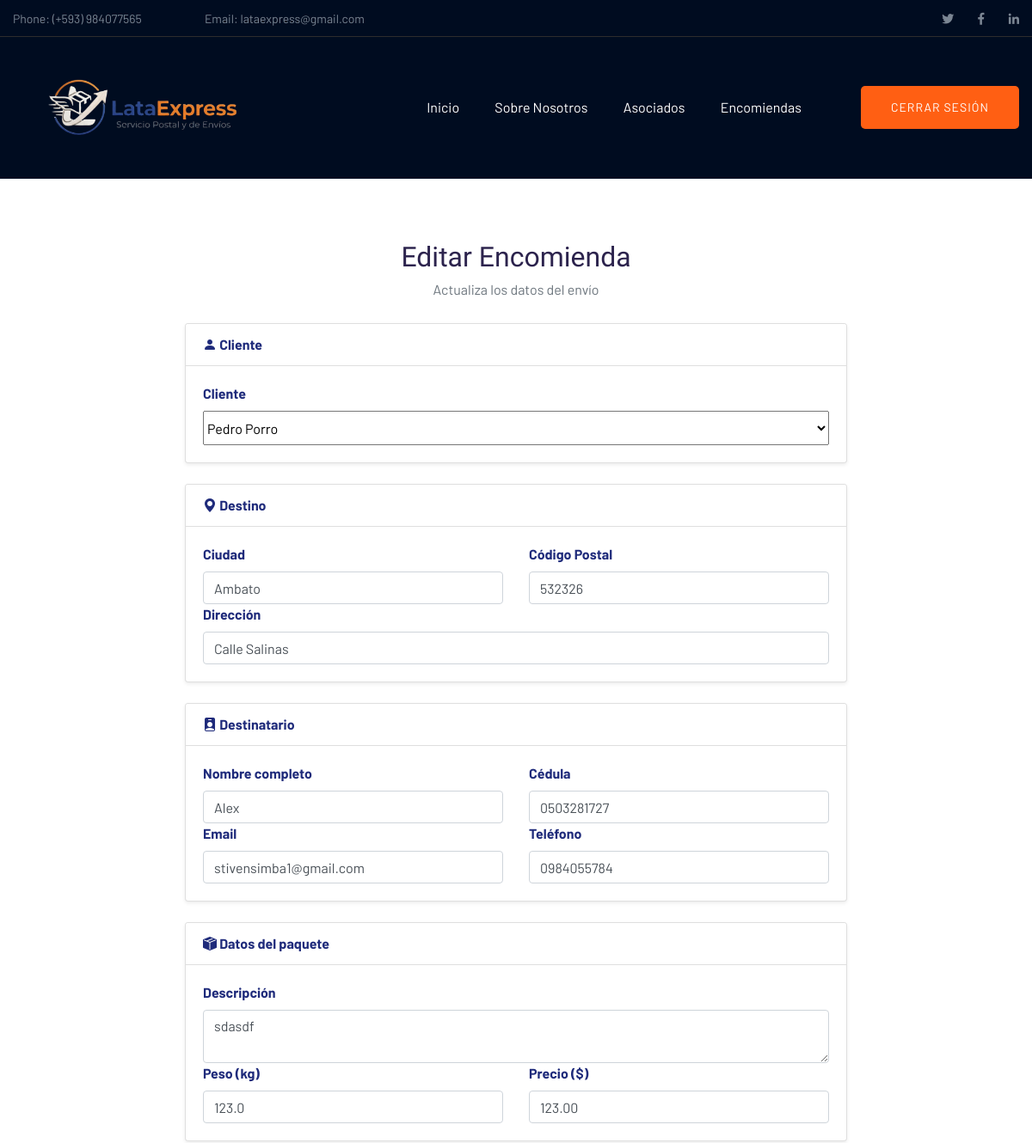
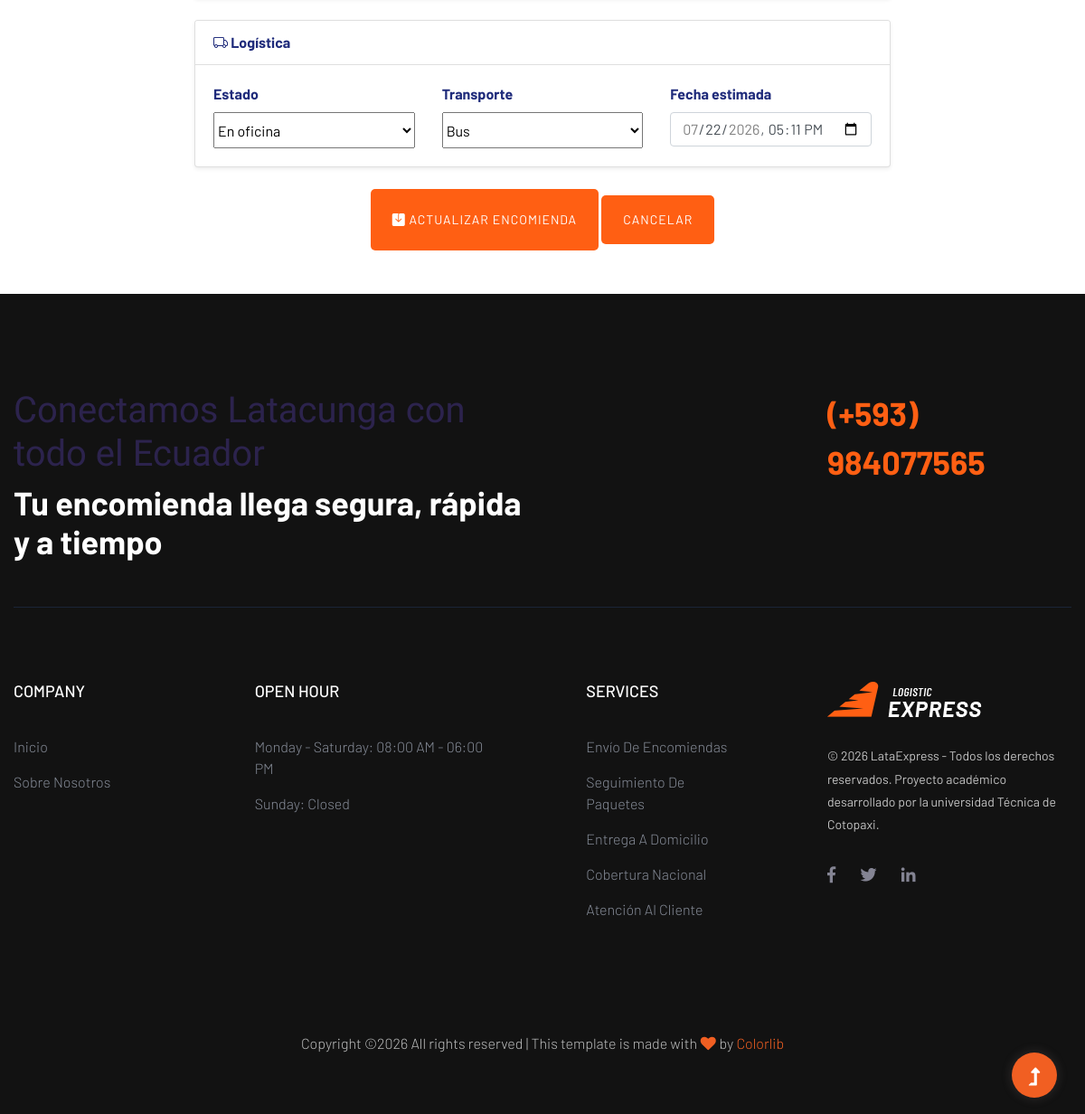
Page /editencomienda/28 (signed in) on the committed database (2 pictures, top to bottom).
### Envio/models.py (models this page shows, shortened)
class Encomienda(models.Model):
    ESTADOS = [
        ('OFICINA', 'En oficina'),
        ('TRANSPORTE', 'En transporte'),
        ('ENTREGADO', 'Entregado'),
    ]
    TRANSPORTE = [
        ('BUS', 'Bus'),
        ('CAMIONETA', 'Camioneta'),
        ('MOTO', 'Moto'),
    ]
    codigo = models.UUIDField(default=uuid.uuid4, editable=False, unique=True)
    cliente = models.ForeignKey(Cliente, on_delete=models.CASCADE)
    destino = models.ForeignKey(Destino, on_delete=models.CASCADE)
    descripcion = models.TextField()
    peso = models.FloatField()
    precio = models.DecimalField(max_digits=8, decimal_places=2)
    nombre_destinatario = models.CharField(max_length=150)
    cedula_destinatario = models.CharField(max_length=10)
    email_destinatario = models.EmailField()
    telefono_destinatario = models.CharField(max_length=15)
    estado = models.CharField(max_length=20, choices=ESTADOS, default='OFICINA')
    transporte = models.CharField(max_length=20, choices=TRANSPORTE)
    fecha_envio = models.DateTimeField(auto_now_add=True)
    fecha_estimada = models.DateTimeField()

class Cliente(models.Model):
    nombre = models.CharField(max_length=100)
    apellido= models.CharField(max_length=100)
    cedula = models.CharField(max_length=10, unique=True)
    email = models.EmailField()
    telefono = models.CharField(max_length=10)

class Destino(models.Model):
    ciudad = models.CharField(max_length=100)
    direccion = models.CharField(max_length=200)
    codigo_postal = models.CharField(max_length=6)
    nombre_destinatario = models.CharField(max_length=100, null=True, blank=True)
    cedula_destinatario = models.CharField(max_length=10, null=True, blank=True)
    email_destinatario = models.EmailField(null=True, blank=True)
    telefono_destinatario = models.CharField(max_length=15, null=True, blank=True)

### Envio/views.py (the view)
# urls.py: path('editencomienda/<int:id>', views.editencomienda),
@requiere_admin
def editencomienda(request, id):
    encomienda = Encomienda.objects.select_related('cliente', 'destino').get(id=id)
    clientes = Cliente.objects.all()
    return render(request, 'editEncomienda.html', {
        'encomienda': encomienda,
        'clientes': clientes
    })

### Envio/views.py (called while the page is built)
def es_admin(user):
    return user.is_authenticated and (
        user.is_superuser or user.groups.filter(name='admin').exists()
    )

### Envio/templates/editEncomienda.html (shortened to what this page needs)
{% extends "./plantillaPrincipal.html" %}
{% load static %}
{% block contenido %}
<div class="container my-4">
    <div class="row justify-content-center">
        <div class="col-md-10 col-lg-8">
            <h2 class="fw-bold text-center mb-1">Editar Encomienda</h2>
            <p class="text-muted text-center mb-4">Actualiza los datos del envío</p>
            <form action="/actualizar_encomienda/{{ encomienda.id }}/" method="post" id="form_editar_encomienda">
                <div class="card shadow-sm mb-4">
                    <div class="card-header bg-white">
                        <b><i class="bi bi-person-fill"></i> Cliente</b>
                    </div>
                    <div class="card-body">
                        <div class="row g-3">
                            <div class="col-md-12">
                                <label class="form-label"><b>Cliente</b></label>
                                <select name="cliente" class="form-select" required>
                                    {% for c in clientes %}
                                        <option value="{{ c.id }}" {% if c.id == encomienda.cliente.id %}selected{% endif %}>
                                            {{ c.nombre }} {{ c.apellido }}
                                        </option>
                                    {% endfor %}
                                </select>
                            </div>
                        </div>
                    </div>
                </div>
                <div class="card shadow-sm mb-4">
                    <div class="card-header bg-white">
                        <b><i class="bi bi-geo-alt-fill"></i> Destino</b>
                    </div>
                    <div class="card-body">
                        <div class="row g-3">
                            <div class="col-md-6">
                                <label class="form-label"><b>Ciudad</b></label>
                                <input type="text" name="ciudad" class="form-control" value="{{ encomienda.destino.ciudad }}" required>
                            </div>
                            <div class="col-md-6">
                                <label class="form-label"><b>Código Postal</b></label>
                                <input type="text" name="codigo_postal" class="form-control" value="{{ encomienda.destino.codigo_postal }}" required>
                            </div>
                            <div class="col-md-12">
                                <label class="form-label"><b>Dirección</b></label>
                                <input type="text" name="direccion" class="form-control" value="{{ encomienda.destino.direccion }}" required>
                            </div>
                        </div>
                    </div>
                </div>
                <div class="card shadow-sm mb-4">
                    <div class="card-header bg-white">
                        <b><i class="bi bi-person-badge-fill"></i> Destinatario</b>
                    </div>
                    <div class="card-body">
                        <div class="row g-3">
                            <div class="col-md-6">
                                <label class="form-label"><b>Nombre completo</b></label>
                                <input type="text" name="nombre_destinatario" class="form-control" value="{{ encomienda.destino.nombre_destinatario }}" required>
                            </div>
                            <div class="col-md-6">
                                <label class="form-label"><b>Cédula</b></label>
                                <input type="text" name="cedula_destinatario" maxlength="10" class="form-control" value="{{ encomienda.destino.cedula_destinatario }}" required>
                            </div>
                            <div class="col-md-6">
                                <label class="form-label"><b>Email</b></label>
                                <input type="email" name="email_destinatario" class="form-control" value="{{ encomienda.destino.email_destinatario }}" required>
                            </div>
                            <div class="col-md-6">
                                <label class="form-label"><b>Teléfono</b></label>
                                <input type="text" name="telefono_destinatario" maxlength="15" class="form-control" value="{{ encomienda.destino.telefono_destinatario }}" required>
                            </div>
                        </div>
                    </div>
                </div>
                <div class="card shadow-sm mb-4">
                    <div class="card-header bg-white">
                        <b><i class="bi bi-box-seam-fill"></i> Datos del paquete</b>
                    </div>
                    <div class="card-body">
                        <div class="row g-3">
                            <div class="col-md-12">
                                <label class="form-label"><b>Descripción</b></label>
                                <textarea name="descripcion" class="form-control" rows="2" required>{{ encomienda.descripcion }}</textarea>
                            </div>
                            <div class="col-md-6">
                                <label class="form-label"><b>Peso (kg)</b></label>
                                <input type="number" step="0.01" name="peso" class="form-control" value="{{ encomienda.peso }}" required>
                            </div>
                            <div class="col-md-6">
                                <label class="form-label"><b>Precio ($)</b></label>
                                <input type="number" step="0.01" name="precio" class="form-control" value="{{ encomienda.precio }}" required>
                            </div>
                        </div>
                    </div>
                </div>
                <div class="card shadow-sm mb-4">
                    <div class="card-header bg-white">
                        <b><i class="bi bi-truck"></i> Logística</b>
                    </div>
                    <div class="card-body">
                        <div class="row g-3">
                            <div class="col-md-4">
                                <label class="form-label"><b>Estado</b></label>
                                <select name="estado" class="form-select">
                                    <option value="OFICINA" {% if encomienda.estado == "OFICINA" %}selected{% endif %}>En oficina</option>
                                </select>
                            </div>
                            <div class="col-md-4">
                                <label class="form-label"><b>Transporte</b></label>
                                <select name="transporte" class="form-select" required>
                                    <option value="BUS" {% if encomienda.transporte == "BUS" %}selected{% endif %}>Bus</option>
                                </select>
                            </div>
                            <div class="col-md-4">
                                <label class="form-label"><b>Fecha estimada</b></label>
                                <input type="datetime-local" name="fecha_estimada" id="fecha_estimada" class="form-control" value="{{ encomienda.fecha_estimada|date:'Y-m-d\TH:i' }}" required>
                            </div>
                        </div>
                    </div>
                </div>
                <div class="text-center mb-4">
                    <button class="btn btn-success px-4" type="submit">
                        <i class="bi bi-save-fill"></i> Actualizar Encomienda
                    </button>
                    <a href="/showencomiendas/" class="btn btn-outline-danger px-4">
                        Cancelar
                    </a>
                </div>
            </form>
        </div>
    </div>
</div>
{% endblock %}

### Envio/templates/plantillaPrincipal.html (style rules this page uses)
input { border-radius: 10px; }

### rows in the picture
Encomienda: cliente "Pedro Porro", ciudad "Ambato", codigo_postal "532326", direccion "Calle Salinas", nombre_destinatario "Alex", cedula_destinatario "0503281727", email_destinatario "stivensimba1@gmail.com", telefono_destinatario "0984055784", descripcion "sdasdf", peso "123.0", precio "123.00", estado "En oficina", transporte "Bus", fecha_estimada "07/22/2026 17:11"
